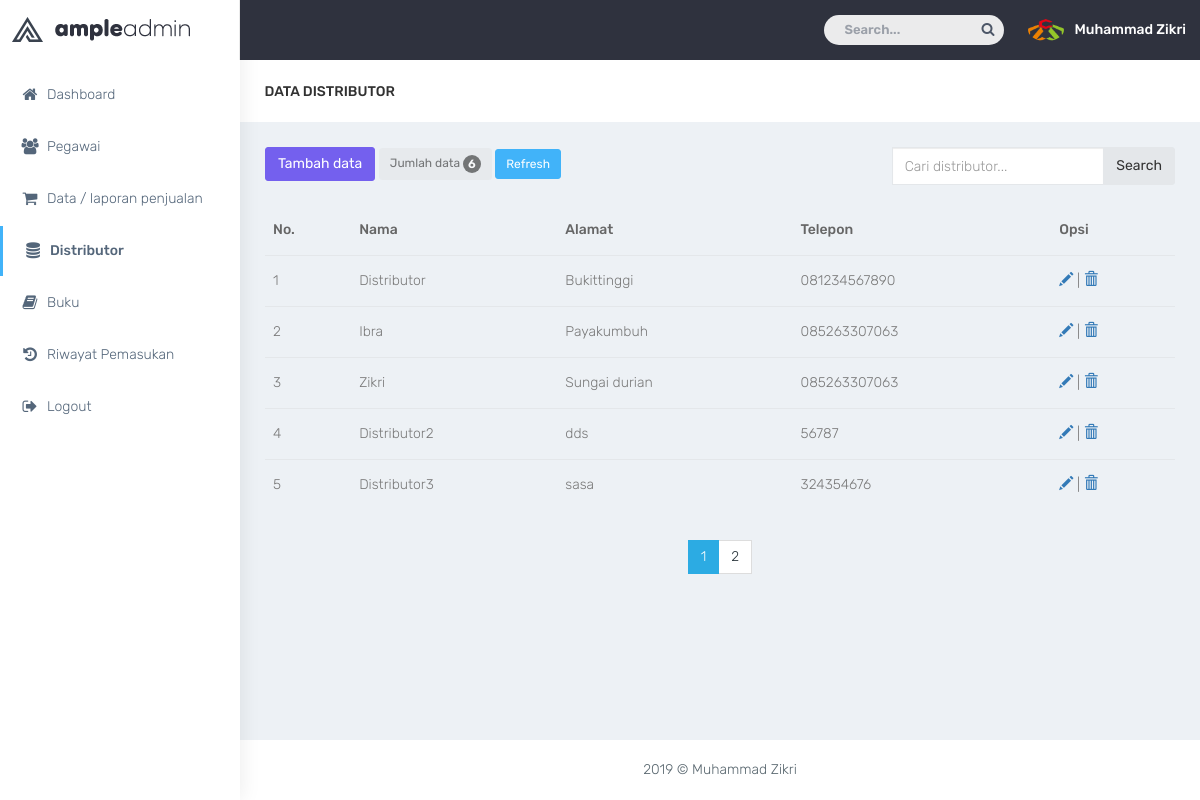
/admin/index.php?p=data_distributor (signed in), run on the app's committed database.
### tables this page shows
CREATE TABLE `kasir` (
  `id_kasir` int(11) NOT NULL,
  `nama` varchar(50) NOT NULL,
  `alamat` varchar(100) NOT NULL,
  `telepon` varchar(15) NOT NULL,
  `status` enum('aktif','nonaktif') NOT NULL,
  `username` varchar(30) NOT NULL,
  `password` varchar(50) NOT NULL,
  `akses` enum('admin','kasir') NOT NULL,
  `foto` varchar(50) NOT NULL
);

CREATE TABLE `distributor` (
  `id_distributor` int(11) NOT NULL,
  `nama_distributor` varchar(50) NOT NULL,
  `alamat` varchar(100) NOT NULL,
  `telepon` varchar(15) NOT NULL
);

### admin/html/data_distributor.php (the view)
<div class="row bg-title">
    <div class="col-lg-3 col-md-4 col-sm-4 col-xs-12">
        <h4 class="page-title">Data Distributor</h4>
    </div>
</div>
<div class="row">
	<div class="col-md-8">
		<?php
			$queryjumlah = mysqli_query($koneksi,"SELECT * FROM distributor ");
			$jumlah = mysqli_num_rows($queryjumlah);
		 ?>
		<a class="btn btn-primary" href="index.php?p=tambah_distributor">Tambah data</a>
		<button disabled="" class="btn btn-sm btn-default">Jumlah data <span class="badge"><?php echo $jumlah; ?></span></button>
		<a class="btn btn-sm btn-info" href="index.php?p=data_distributor">Refresh</a>
	</div>
	<div class="col-md-4">
		<form method="POST" action="">
	    	<div class="input-group">
		      <input name="inputan" id="inputan" type="text" class="form-control" placeholder="Cari distributor...">
		      <span class="input-group-btn">
		        <button name="cari" class="btn btn-default">Search</button>
		      </span>
	  	 	</div>
		</form>
	</div>
</div>
<br>
<table class="table table-stripped">
	<thead>
		<tr>
			<th>No.</th>
			<th>Nama</th>
			<th>Alamat</th>
			<th>Telepon</th>
			<th>Opsi</th>
		</tr>
	</thead>
	<tbody>
	<?php
		$batas = 5;
		$hal = ceil($jumlah / $batas);
		$page = (isset($_GET['hal'])) ? $_GET['hal']:1;
		$posisi = ($page - 1) * $batas;
		$no = 1 + $posisi;
		if (isset($_POST['cari'])) {
			$inputan = $_POST['inputan'];
			if ($inputan=="") {
				$q = mysqli_query($koneksi,"SELECT * FROM distributor LIMIT $posisi,$batas");
			}
			else if($inputan!=""){
				$q = mysqli_query($koneksi,"SELECT * FROM distributor WHERE nama_distributor LIKE '%$inputan%' ");
			}
		}
		else{
			$q = mysqli_query($koneksi,"SELECT * FROM distributor LIMIT $posisi,$batas");
		}
			$cek = mysqli_num_rows($q);
			if ($cek < 1) {
				?>
				<tr>
					<td class="text-center" colspan="5">
						Data yang anda cari tidak tersedia!
						<a href="index.php?p=data_distributor" class="btn btn-sm btn-success"><span class="glyphicon glyphicon-refresh"></span></a>
					</td>
				</tr>
				<?php
			}
			else{
		while($data = mysqli_fetch_array($q)){
	 ?>
		<tr>
			<td><?php echo $no++; ?></td>
			<td><?php echo $data['nama_distributor'] ?></td>
			<td><?php echo $data['alamat'] ?></td>
			<td><?php echo $data['telepon'] ?></td>
			<td>
				<a title="Edit" href="index.php?p=edit_distributor&id_distributor=<?php echo $data['id_distributor']; ?>"><span class="glyphicon glyphicon-pencil" aria-hidden="true"></span></a>
				|
				<a title="Hapus" onclick="return confirm('Apakah anda yakin ingin menghapus data?')" href="index.php?p=hapus_distributor&id_distributor=<?php echo $data['id_distributor']; ?>"><span class="glyphicon glyphicon-trash" aria-hidden="true"></span></a>
			</td>
		</tr>
		<?php
			} }
		 ?>
	</tbody>
</table>
<div class="text-center">
  <ul class="pagination">
  	<?php
  		for ($i=1; $i <= $hal; $i++) {
  			?>
			<li <?php if($page ==$i){ echo "class='active'";} ?>><a href="?p=data_distributor&hal=<?php echo $i; ?>"><?php echo $i; ?></a></li>
  			<?php
  		}
  	 ?>
  </ul>
</div>

### admin/index.php (shortened to what this page needs)
<?php
    include'../inc/koneksi.php';
    $qprofil = mysqli_query($koneksi, "SELECT * FROM kasir WHERE id_kasir='$_SESSION[userweb]' ");
    $profil = mysqli_fetch_array($qprofil);
 ?>
<!DOCTYPE html>
<html lang="en">
<head>
    <link href="html/bootstrap/dist/css/bootstrap.min.css" rel="stylesheet">
    <link href="plugins/bower_components/sidebar-nav/dist/sidebar-nav.min.css" rel="stylesheet">
    <link href="plugins/bower_components/toast-master/css/jquery.toast.css" rel="stylesheet">
    <link href="plugins/bower_components/morrisjs/morris.css" rel="stylesheet">
    <link href="plugins/bower_components/chartist-js/dist/chartist.min.css" rel="stylesheet">
    <link href="plugins/bower_components/chartist-plugin-tooltip-master/dist/chartist-plugin-tooltip.css" rel="stylesheet">
    <link href="html/css/animate.css" rel="stylesheet">
    <link href="html/css/style.css" rel="stylesheet">
    <link href="html/css/colors/default.css" id="theme" rel="stylesheet">
</head>
<body class="fix-header">
    <div id="wrapper">
        <nav class="navbar navbar-default navbar-static-top m-b-0">
            <div class="navbar-header">
                <div class="top-left-part">
                    <a class="logo" href="index.php?p=dashboard">
                        <b>
                            <img src="plugins/images/admin-logo-dark.png" alt="home" class="light-logo" />
                        </b>
                        <span class="hidden-xs">
                            <img src="plugins/images/admin-text-dark.png" alt="home" class="light-logo" />
                        </span>
                    </a>
                </div>
                <ul class="nav navbar-top-links navbar-right pull-right">
                    <li>
                        <form role="search" class="app-search hidden-sm hidden-xs m-r-10">
                            <input type="text" placeholder="Search..." class="form-control">
                            <a href="">
                                <i class="fa fa-search"></i>
                            </a>
                        </form>
                    </li>
                    <li>
                        <a class="profile-pic" href="index.php?p=profile"> <img src="plugins/images/users/<?php echo $profil['foto'] ?>" alt="user-img" width="36" class="img-circle"><b class="hidden-xs"><?php echo $profil['nama']; ?></b></a>
                    </li>
                </ul>
            </div>
        </nav>
        <div class="navbar-default sidebar" role="navigation">
            <div class="sidebar-nav slimscrollsidebar">
                <div class="sidebar-head">
                    <h3><span class="fa-fw open-close"><i class="ti-close ti-menu"></i></span> <span class="hide-menu">Navigation</span></h3>
                </div>
                <ul class="nav nav-pills nav-stacked" id="side-menu">
                    <li style="padding: 70px 0 0;">
                        <a href="index.php?p=dashboard" class="waves-effect"><i class="fa fa-home fa-fw" aria-hidden="true"></i>Dashboard</a>
                    </li>
                    <li>
                      <a href="index.php?p=data_pegawai" class="waves-effect"><i class="fa fa-users fa-fw" aria-hidden="true"></i>Pegawai</a>
                    </li>
                    <li>
                      <a href="index.php?p=data_penjualan" class="waves-effect"><i class="fa fa-shopping-cart fa-fw" aria-hidden="true"></i>Data / laporan penjualan</a>
                    </li>
                    <li>
                      <a href="index.php?p=data_distributor" class="waves-effect"><i class="fa fa-database fa-fw" aria-hidden="true"></i>Distributor</a>
                    </li>
                    <li>
                      <a href="index.php?p=data_buku" class="waves-effect"><i class="fa fa-book fa-fw" aria-hidden="true"></i>Buku</a>
                    </li>
                    <li>
                      <a href="index.php?p=data_pemasukan" class="waves-effect"><i class="fa fa-history fa-fw" aria-hidden="true"></i>Riwayat Pemasukan</a>
                    </li>
                    <li>
                      <a href="../inc/logout.php" onclick="return confirm('Apakah anda yakin ingin keluar?')" class="waves-effect"><i class="fa  fa-sign-out fa-fw" aria-hidden="true"></i>Logout</a>
                    </li>
                </ul>
            </div>
        </div>
        <div id="page-wrapper">
            <div class="container-fluid">
            <?php
                if (@$_GET['p'] == "") {
                  include_once 'html/dashboard.php';
                }
                elseif (@$_GET['p'] == "dashboard") {
                  include_once 'html/dashboard.php';
                }
                elseif (@$_GET['p'] == "data_pegawai") {
                  include_once 'html/data_pegawai.php';
                }
                elseif (@$_GET['p'] == "tambah_pegawai") {
                  include_once 'html/tambah_pegawai.php';
                }
                elseif (@$_GET['p'] == "data_penjualan") {
                  include_once 'html/data_penjualan.php';
                }
                elseif (@$_GET['p'] == "detail_jual") {
                  include_once 'html/detail_jual.php';
                }
                elseif (@$_GET['p'] == "print") {
                  include_once 'html/print.php';
                }
                elseif (@$_GET['p'] == "hapus_penjualan") {
                  include_once 'html/hapus_penjualan.php';
                }
                elseif (@$_GET['p'] == "data_distributor") {
                  include_once 'html/data_distributor.php';
                }
                elseif (@$_GET['p'] == "tambah_distributor") {
                  include_once 'html/tambah_distributor.php';
                }
                elseif (@$_GET['p'] == "data_buku") {
                  include_once 'html/data_buku.php';
                }
                elseif (@$_GET['p'] == "tambah_buku") {
                  include_once 'html/tambah_buku.php';
                }
                elseif (@$_GET['p'] == "hapus_buku") {
                  include_once 'html/hapus_buku.php';
                }
                elseif (@$_GET['p'] == "edit_buku") {
                  include_once 'html/edit_buku.php';
                }
                elseif (@$_GET['p'] == "data_pemasukan") {
                  include_once 'html/data_pemasukan.php';
                }
                elseif (@$_GET['p'] == "input_pemasukan") {
                  include_once 'html/input_pemasukan.php';
                }
                elseif (@$_GET['p'] == "profile") {
                  include_once 'html/profile.php';
                }
                elseif (@$_GET['p'] == "edit_profil") {
                  include_once 'html/edit_profil.php';
                }
                elseif (@$_GET['p'] == "hapus_foto") {
                  include_once 'html/hapus_foto.php';
                }
                elseif (@$_GET['p'] == "hapus_pegawai") {
                  include_once 'html/hapus_pegawai.php';
                }
                elseif (@$_GET['p'] == "edit_pegawai") {
                  include_once 'html/edit_pegawai.php';
                }
                elseif (@$_GET['p'] == "hapus_distributor") {
                  include_once 'html/hapus_distributor.php';
                }
                elseif (@$_GET['p'] == "edit_distributor") {
                  include_once 'html/edit_distributor.php';
                }
                elseif (@$_GET['p'] == "hapus_pasok") {
                  include_once 'html/hapus_pasok.php';
                }
             ?>
            </div>
            <footer class="footer text-center"> 2019 &copy; Muhammad Zikri</footer>
        </div>
    </div>
</body>
</html>

### admin/html/css/colors/default.css (style rules this page uses)
body { background: #fff; }
.top-left-part { background: #fff; }
.top-left-part .light-logo { display: inline-block; }
.navbar-header { background: #2f323e; }
.navbar-top-links > li > a { color: #ffffff; }
.sidebar .sidebar-head { background: #ffffff; }
.sidebar .sidebar-head h3 { color: #686868; }
.sidebar { background: #fff; box-shadow: 1px 0px 20px rgba(0, 0, 0, 0.08); }
#side-menu li a { color: #54667a; }
#side-menu li a { color: #54667a; border-left: 0px solid #fff; }
#side-menu > li > a { border-left: 3px solid transperant; }
#side-menu > li > a.active { background: transperant; color: #54667a; border-left: 3px solid #41b3f9; font-weight: 500; }

### data on the page
kasir: foto (picture), nama "Muhammad Zikri"
distributor: nama_distributor "Distributor", alamat "Bukittinggi", telepon "081234567890"
distributor: nama_distributor "Ibra", alamat "Payakumbuh", telepon "085263307063"
distributor: nama_distributor "Zikri", alamat "Sungai durian", telepon "085263307063"
distributor: nama_distributor "Distributor2", alamat "dds", telepon "56787"
distributor: nama_distributor "Distributor3", alamat "sasa", telepon "324354676"

### other printed values
$jumlah "6"
